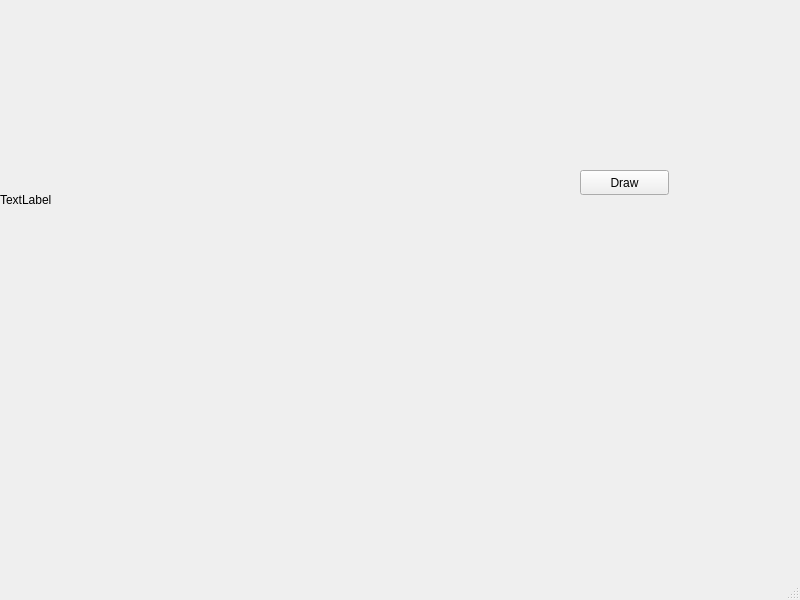
<?xml version="1.0" encoding="UTF-8"?>
<ui version="4.0">
 <class>MainWindow</class>
 <widget class="QMainWindow" name="MainWindow">
  <property name="geometry">
   <rect>
    <x>0</x>
    <y>0</y>
    <width>800</width>
    <height>600</height>
   </rect>
  </property>
  <property name="windowTitle">
   <string>MainWindow</string>
  </property>
  <widget class="QWidget" name="centralwidget">
   <widget class="QLabel" name="label">
    <property name="geometry">
     <rect>
      <x>0</x>
      <y>0</y>
      <width>400</width>
      <height>400</height>
     </rect>
    </property>
    <property name="text">
     <string>TextLabel</string>
    </property>
   </widget>
   <widget class="QPushButton" name="pushButton">
    <property name="geometry">
     <rect>
      <x>580</x>
      <y>170</y>
      <width>89</width>
      <height>25</height>
     </rect>
    </property>
    <property name="text">
     <string>Draw</string>
    </property>
   </widget>
  </widget>
  <widget class="QMenuBar" name="menubar">
   <property name="geometry">
    <rect>
     <x>0</x>
     <y>0</y>
     <width>800</width>
     <height>22</height>
    </rect>
   </property>
  </widget>
  <widget class="QStatusBar" name="statusbar"/>
 </widget>
 <resources/>
 <connections/>
</ui>
